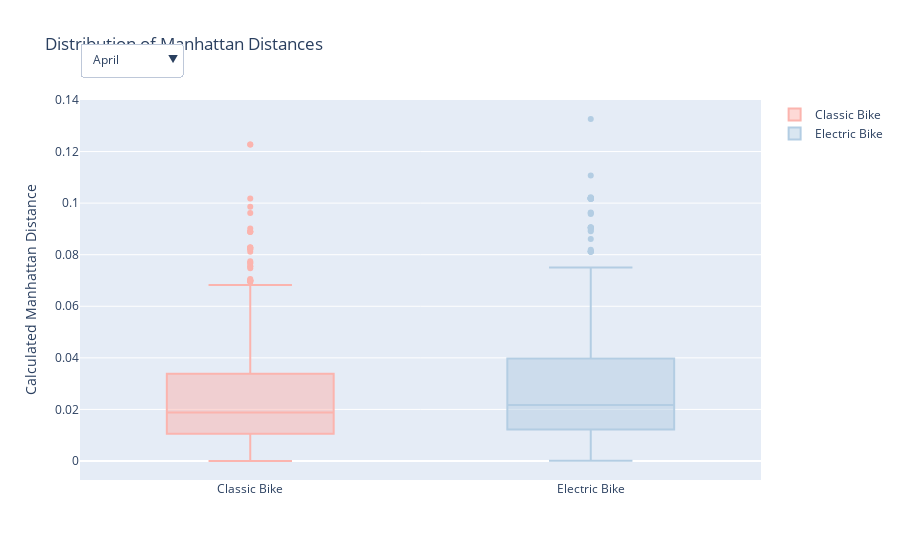

Here is the notebook cell this chart was saved with:
### Code cell
# Re-create the figure using pastel1 color scheme for consistency
import plotly.express as px
import plotly.colors as pc


df = pd.read_csv("data/trip_data.csv")

# Preprocess the data
df["started_at"] = pd.to_datetime(df["started_at"])
df["ended_at"] = pd.to_datetime(df["ended_at"])
df["month"] = df["started_at"].dt.month_name()
df["manhattan_distance"] = abs(df["start_lat"] - df["end_lat"]) + abs(df["start_lng"] - df["end_lng"])
valid_months = ["April", "September", "December"]
df_filtered = df[df["month"].isin(valid_months)]


# Define pastel1 colors for bike types
color_map = {"classic_bike": pc.qualitative.Pastel1[0], "electric_bike": pc.qualitative.Pastel1[1]}

fig = go.Figure()
visibility_map = []

for month in valid_months:
    month_data = df_filtered[df_filtered["month"] == month]
    visible = month == "April"

    for bike_type in ["classic_bike", "electric_bike"]:
        data = month_data[month_data["rideable_type"] == bike_type]
        fig.add_trace(
            go.Box(
                y=data["manhattan_distance"],
                name=bike_type.replace("_", " ").title(),
                boxpoints="outliers",
                marker_color=color_map[bike_type],
                visible=visible
            )
        )
    visibility_map.append([month == m for m in valid_months for _ in range(2)])


fig.update_layout(
    title="Distribution of Manhattan Distances",
    yaxis_title="Calculated Manhattan Distance",
    updatemenus=[
        dict(
            buttons=[
                dict(label=month,
                     method="update",
                     args=[
                         {"visible": vis},
                         {"title": f"Distribution of Manhattan Distances - {month}"}
                     ])
                for month, vis in zip(valid_months, visibility_map)],
            direction="down",
            showactive=True,
            x=0.0,
            xanchor="left",
            y=1.15,
            yanchor="top")])

fig.show()
fig.write_html("viz4_plotly.html", include_plotlyjs='cdn', full_html=False)

### Figure 1 — Plotly figure (JSON) as saved in the notebook; plotly's stock layout.template omitted (floating-point values rounded to 4 significant figures; data arrays with more than 128 entries replaced by an {"elided": "..."} marker saying what was removed)
{"data": [{"boxpoints": "outliers", "marker": {"color": "rgb(251,180,174)"}, "name": "Classic Bike", "type": "box", "visible": true, "y": {"elided": "4587 float values"}}, {"boxpoints": "outliers", "marker": {"color": "rgb(179,205,227)"}, "name": "Electric Bike", "type": "box", "visible": true, "y": {"elided": "1474 float values"}}, {"boxpoints": "outliers", "marker": {"color": "rgb(251,180,174)"}, "name": "Classic Bike", "type": "box", "visible": false, "y": {"elided": "7548 float values"}}, {"boxpoints": "outliers", "marker": {"color": "rgb(179,205,227)"}, "name": "Electric Bike", "type": "box", "visible": false, "y": {"elided": "1733 float values"}}, {"boxpoints": "outliers", "marker": {"color": "rgb(251,180,174)"}, "name": "Classic Bike", "type": "box", "visible": false, "y": {"elided": "1771 float values"}}, {"boxpoints": "outliers", "marker": {"color": "rgb(179,205,227)"}, "name": "Electric Bike", "type": "box", "visible": false, "y": {"elided": "699 float values"}}], "layout": {"title": {"text": "Distribution of Manhattan Distances"}, "updatemenus": [{"buttons": [{"args": [{"visible": [true, true, false, false, false, false]}, {"title": "Distribution of Manhattan Distances - April"}], "label": "April", "method": "update"}, {"args": [{"visible": [false, false, true, true, false, false]}, {"title": "Distribution of Manhattan Distances - September"}], "label": "September", "method": "update"}, {"args": [{"visible": [false, false, false, false, true, true]}, {"title": "Distribution of Manhattan Distances - December"}], "label": "December", "method": "update"}], "direction": "down", "showactive": true, "x": 0, "xanchor": "left", "y": 1.15, "yanchor": "top"}], "yaxis": {"title": {"text": "Calculated Manhattan Distance"}}}}
